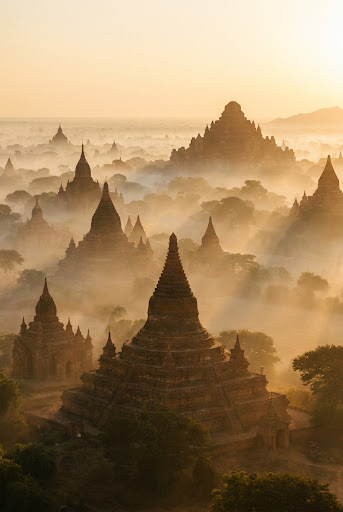
#> input picture assets/images/stitch/bagan_sunrise.jpg, 343 x 512 px
$ python create_show_stand_artwork.py
#> lines starting #> are read from the running program, lines starting #| are printed output that depends on the picture
"""Create bilingual, print-ready A5 landscape Baganetic show-stand inserts.

The composition follows the supplied school-show reference: a warm cream panel,
an app lockup on the left, three overlapping product screens on the right, and a
scan/technology/team strip along the bottom.
"""

from pathlib import Path
from PIL import Image, ImageDraw, ImageFont, ImageFilter

ROOT = Path(__file__).resolve().parents[1]
OUT = ROOT / "deliverables" / "show-stand"
OUT.mkdir(parents=True, exist_ok=True)
W, H, PPI = 2480, 1748, 300  # finished A5 landscape, 210 x 148 mm
# Use the project's bundled Noto family for the Burmese artwork.  Its metrics
# render consistently in Pillow and on the exhibition-print export machine.
FONT_REGULAR = str(ROOT / "assets" / "fonts" / "NotoSansMyanmar-Regular.ttf")
FONT_BOLD = str(ROOT / "assets" / "fonts" / "NotoSansMyanmar-Bold.ttf")
FONT_SERIF = r"C:\Windows\Fonts\georgiab.ttf"
FONT_SANS = r"C:\Windows\Fonts\gadugib.ttf"
ICON_SOURCE = Path(r"C:\Users\Kyaw Zay Ya Hein\Downloads\Telegram Desktop\file_00000000370c821185222b13287e68c0.png")


def f(path, size):
    return ImageFont.truetype(path, size)


# [4 lines left out: function rounded_mask, not called in this run]


def crop_new_icon():
    """Remove the supplied image's pure-black surround and retain the icon."""
    im = Image.open(ICON_SOURCE).convert("RGBA")
    rgb = im.convert("RGB")
    alpha = Image.new("L", im.size, 0)
    px = alpha.load()
    for y in range(im.height):
        for x in range(im.width):
            r, g, b = rgb.getpixel((x, y))
            # The supplied surround is RGB(0,0,0); dark-brown icon details remain.
            if r > 2 or g > 2 or b > 2:
                px[x, y] = 255
    box = alpha.getbbox()
    result = im.crop(box)
    result.putalpha(alpha.crop(box))
    return result


def fit_cover(im, size):
    ratio = max(size[0] / im.width, size[1] / im.height)
    im = im.resize((round(im.width * ratio), round(im.height * ratio)), Image.Resampling.LANCZOS)
    left, top = (im.width - size[0]) // 2, (im.height - size[1]) // 2
    return im.crop((left, top, left + size[0], top + size[1]))


def phone_screen(source, crop, size):
    return fit_cover(Image.open(source).convert("RGB").crop(crop), size)


# [37 lines left out: functions draw_feature_icon, paste_phone, not called in this run]


def create(language):
#> called with language = 'en'
    canvas = Image.new("RGBA", (W, H), "#FFF7EA")
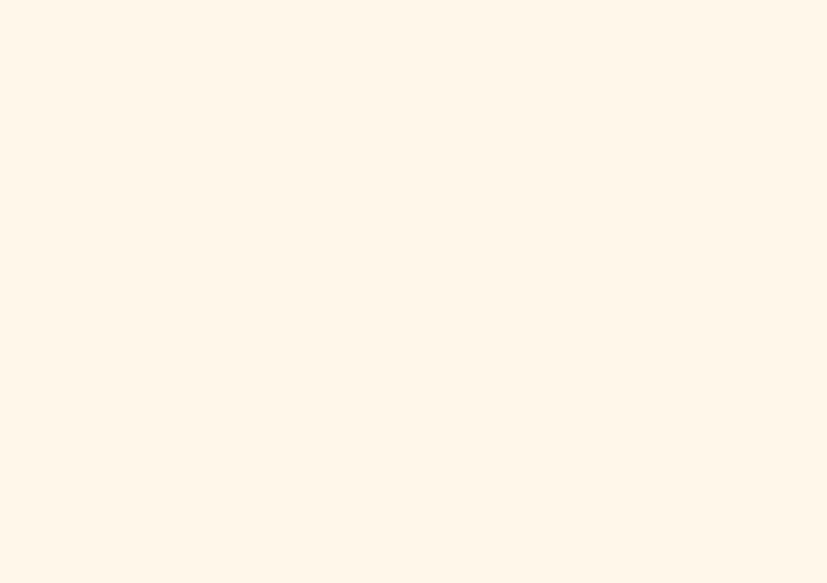
#> canvas: PIL image 2480x1748 RGBA (shown at 1/3 size); mean R, G, B, A 255, 247, 234, 255
    draw = ImageDraw.Draw(canvas)
    draw.rectangle((0, 0, W, H), outline="#E4CCAB", width=8)

    bg = fit_cover(Image.open(ROOT / "assets" / "images" / "stitch" / "bagan_sunrise.jpg").convert("RGB"), (W, 480)).filter(ImageFilter.GaussianBlur(1.1)).convert("RGBA")
#> in fit_cover, `ratio = max(size[0] / im.width, size[1] / im.height)`: ratio = 7.23
#> in fit_cover, `left, top = (im.width - size[0]) // 2, (im.height - size[1]) // 2`: left = 0; top = 1611
#> in fit_cover, `return im.crop((left, top, left + size[0], top + size[1]))`:
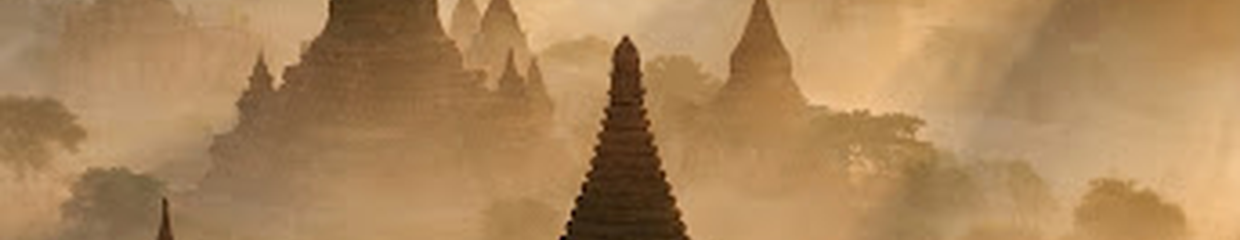
#> returned value: PIL image 2480x480 RGB (shown at 1/2 size); mean R, G, B 171.8, 134, 90
    bg.putalpha(50)
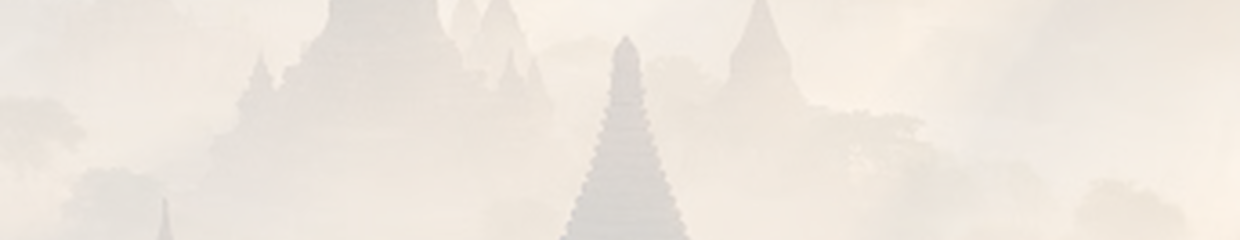
#> bg: PIL image 2480x480 RGBA (shown at 1/2 size); mean R, G, B, A 171.8, 134, 90, 50; transparent parts drawn white
    canvas.alpha_composite(bg, (0, 1040))
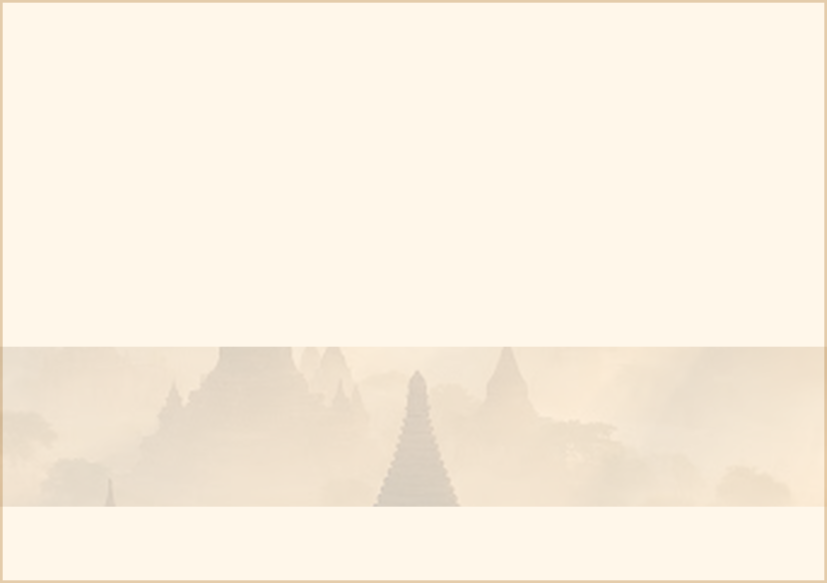
#> canvas: PIL image 2480x1748 RGBA (shown at 1/3 size); mean R, G, B, A 250.1, 240.3, 225.3, 255
    draw = ImageDraw.Draw(canvas)

    icon = crop_new_icon()
    icon.thumbnail((220, 220), Image.Resampling.LANCZOS)
    canvas.alpha_composite(icon, (130, 102))
    draw = ImageDraw.Draw(canvas)
    draw.text((385, 122), "Baganetic", font=f(FONT_SERIF, 102), fill="#472918")
    if language == "en":
        tag, intro = "Explore Bagan. Plan Your Journey.", "Your all-in-one travel companion for discovering Bagan.\nExplore pagodas, build a trip, navigate with maps,\nand keep travelling even when you are offline."
        feature_titles = ["Discover", "Navigate", "Plan Trips", "AI Assistant", "Road Reports"]
        feature_notes = ["Explore pagodas", "Maps & routes", "Build your day", "Ask about Bagan", "Share travel info"]
        scan_title, scan_note = "SCAN TO EXPLORE", "Project source & demo info"
        team = "Team Baganetic   •   MIIT | CSE"
        title_font, body_font, feature_font = f(FONT_SANS, 38), f(FONT_SANS, 30), f(FONT_SANS, 27)
    else:
        tag, intro = "ဗဂန်ကို ရှာဖွေပါ။ ခရီးစဉ်ကို စီစဉ်ပါ။", "ဗဂန်ဘုရားများကို ရှာဖွေ၊ ခရီးစဉ်တည်ဆောက်၊\nမြေပုံဖြင့် လမ်းညွှန်ပြီး offline မှာပါ\nအဆင်ပြေစွာ ခရီးသွားနိုင်တဲ့ app တစ်ခုပါ။"
        feature_titles = ["ဘုရားများ", "လမ်းညွှန်", "ခရီးစဉ်", "AI အကူအညီ", "လမ်းသတင်း"]
        feature_notes = ["အသေးစိတ်ကြည့်ပါ", "မြေပုံနှင့်လမ်းကြောင်း", "ခရီးစဉ်စီစဉ်ပါ", "ဗဂန်အကြောင်းမေးပါ", "သတင်းပေးပို့ပါ"]
        scan_title, scan_note = "PROJECT ကို SCAN လုပ်ကြည့်ပါ", "source နှင့် demo info"
        team = "Baganetic Team   •   MIIT | CSE"
        title_font, body_font, feature_font = f(FONT_REGULAR, 36), f(FONT_REGULAR, 28), f(FONT_REGULAR, 22)
    draw.text((390, 244), tag, font=title_font, fill="#B45B2C")
    draw.line((390, 312, 1130, 312), fill="#D5A36D", width=3)
    draw.multiline_text((150, 395), intro, font=body_font, fill="#4E3324", spacing=14)

    palette = ["#D9874C", "#718A5A", "#B87439", "#826D8D", "#D17939"]
    centers = [230, 445, 660, 875, 1090]
    for i, cx in enumerate(centers):
        draw_feature_icon(draw, cx, 753, i, palette[i])
        box = draw.textbbox((0, 0), feature_titles[i], font=feature_font)
        draw.text((cx-(box[2]-box[0])/2, 838), feature_titles[i], font=feature_font, fill="#44281A")
        note_font = f(FONT_SANS if language == "en" else FONT_REGULAR, 20)
        box = draw.textbbox((0, 0), feature_notes[i], font=note_font)
        draw.text((cx-(box[2]-box[0])/2, 877), feature_notes[i], font=note_font, fill="#765B49")

    slide3 = ROOT / "deliverables" / "Baganetic_10_Minute_Pitch_Revised" / "slide-3.png"
    slide4 = ROOT / "deliverables" / "Baganetic_10_Minute_Pitch_Revised" / "slide-4.png"
    left = phone_screen(slide4, (948, 42, 1306, 776), (340, 780))
    middle = phone_screen(slide3, (1187, 120, 1460, 711), (490, 1190))
    right = phone_screen(slide3, (862, 120, 1136, 711), (340, 780))
    paste_phone(canvas, (1300, 455), (368, 808), left)
    paste_phone(canvas, (1630, 135), (518, 1218), middle)
    paste_phone(canvas, (2105, 425), (368, 808), right)

    draw = ImageDraw.Draw(canvas)
    draw.rounded_rectangle((95, 1432, 2385, 1662), radius=32, fill="#FFF4E3", outline="#E2C193", width=3)
    qr_path = ROOT / "tmp" / "baganetic-github-qr.png"
    if qr_path.exists():
        qr = Image.open(qr_path).convert("RGB").resize((172, 172), Image.Resampling.NEAREST)
        canvas.paste(qr, (128, 1462))
    draw.text((328, 1482), scan_title, font=f(FONT_SANS if language == "en" else FONT_BOLD, 29), fill="#B45B2C")
    draw.text((328, 1531), scan_note, font=f(FONT_SANS if language == "en" else FONT_REGULAR, 24), fill="#5E402C")
    draw.text((328, 1582), "github.com/SwordsoulOfLabrynth/BaganeticMobileApp", font=f(FONT_SANS, 20), fill="#765B49")
    draw.line((960, 1464, 960, 1630), fill="#DEC39D", width=3)
    techs = [("Flutter", "#4CA6C7"), ("Firebase", "#E4A532"), ("SQLite", "#6B94B5"), ("Offline Maps", "#6A9A77"), ("AI Guide", "#826D8D")]
    x = 1010
    for name, color in techs:
        draw.ellipse((x, 1500, x+48, 1548), fill=color)
        draw.text((x+62, 1506), name, font=f(FONT_SANS, 23), fill="#4E3324")
        x += 220
    draw.text((1010, 1590), team, font=f(FONT_SANS, 26), fill="#7B5B45")

    output = OUT / ("Baganetic_Show_Stand_English_A5_Landscape.png" if language == "en" else "Baganetic_Show_Stand_Myanmar_A5_Landscape.png")
    canvas.convert("RGB").save(output, dpi=(PPI, PPI), quality=95)
    return output


if __name__ == "__main__":
    for lang in ("en", "my"):
#> (the run stopped early here; a loop or call above may not have finished)

$ run again, with assets/images/stitch/ananda_postcard.jpg copied over assets/images/stitch/bagan_sunrise.jpg
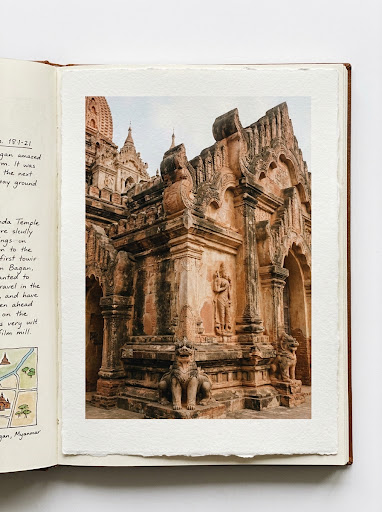
#> input picture assets/images/stitch/ananda_postcard.jpg, 382 x 512 px
#> ratio = 6.49
#> left = 0; top = 1422
#> in create, `bg.putalpha(50)`:
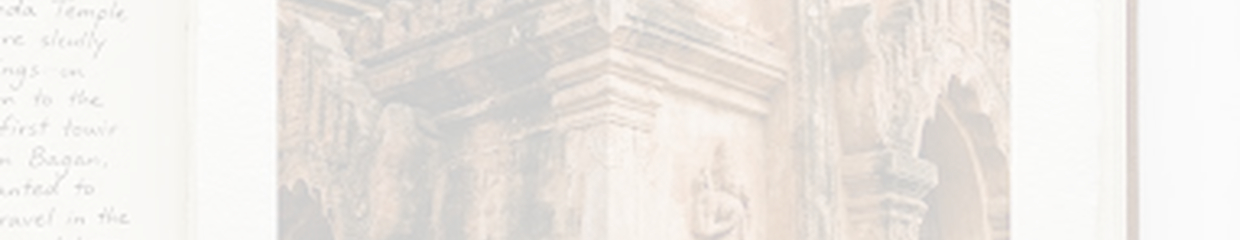
#> bg: PIL image 2480x480 RGBA (shown at 1/2 size); mean R, G, B, A 166.4, 144.8, 124.2, 50; transparent parts drawn white
#> in create, `canvas.alpha_composite(bg, (0, 1040))`:
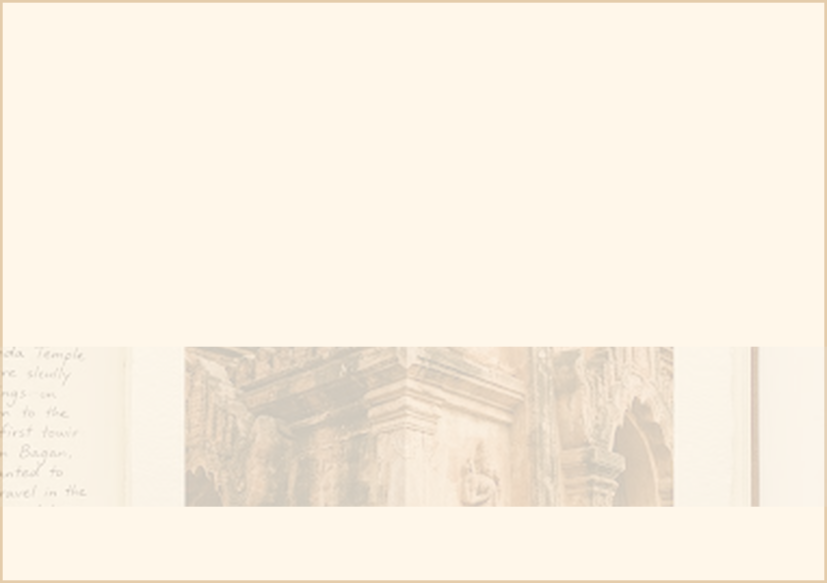
#> canvas: PIL image 2480x1748 RGBA (shown at 1/3 size); mean R, G, B, A 249.8, 240.9, 227.2, 255

$ run again, with assets/images/stitch/shwesandaw_postcard.jpg copied over assets/images/stitch/bagan_sunrise.jpg
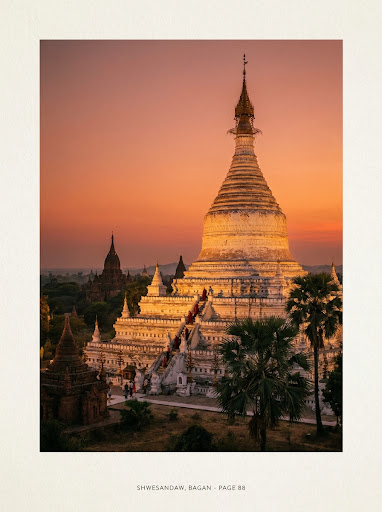
#> input picture assets/images/stitch/shwesandaw_postcard.jpg, 382 x 512 px
#> ratio = 6.49
#> left = 0; top = 1422
#> in create, `bg.putalpha(50)`:
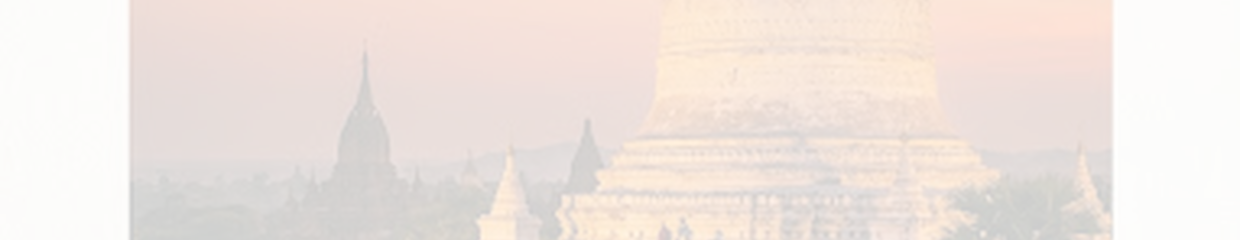
#> bg: PIL image 2480x480 RGBA (shown at 1/2 size); mean R, G, B, A 175.7, 124.7, 97.2, 50; transparent parts drawn white
#> in create, `canvas.alpha_composite(bg, (0, 1040))`:
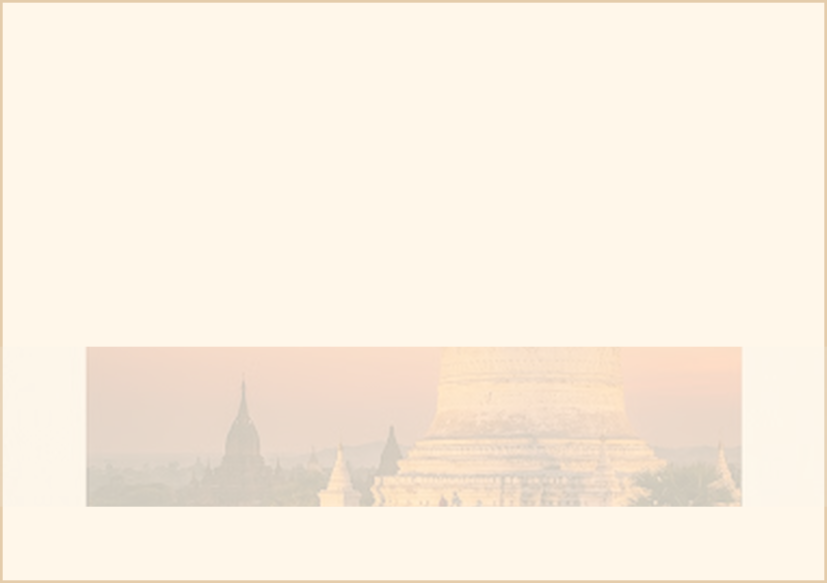
#> canvas: PIL image 2480x1748 RGBA (shown at 1/3 size); mean R, G, B, A 250.3, 239.8, 225.7, 255
